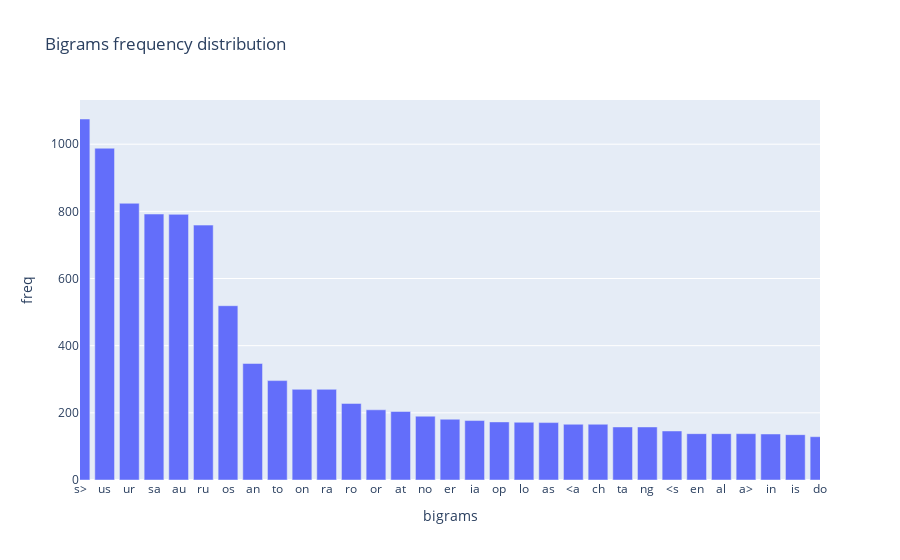

The cell this chart's notebook holds for it:
### Code cell
# plot the distribution of bigram counts
fig = px.bar(x=list([el[0]+el[1] for el in bigram_counts.keys()]), y=list(bigram_counts.values()), labels={'x':'bigrams', 'y':'freq'}, title='Bigrams frequency distribution')
# sort x-axis by frequency
fig.update_xaxes(categoryorder='total descending')
# limit x-axis to top 30 most frequent bigrams
fig.update_xaxes(range=[0, 30])
fig.show()

### Figure 1 — Plotly figure (JSON) as saved in the notebook; plotly's stock layout.template omitted (floating-point values rounded to 4 significant figures; data arrays with more than 128 entries replaced by an {"elided": "..."} marker saying what was removed)
{"data": [{"alignmentgroup": "True", "hovertemplate": "bigrams=%{x}<br>freq=%{y}<extra></extra>", "legendgroup": "", "marker": {"color": "#636efa", "pattern": {"shape": ""}}, "name": "", "offsetgroup": "", "orientation": "v", "showlegend": false, "textposition": "auto", "type": "bar", "x": {"elided": "462 str values"}, "xaxis": "x", "y": {"elided": "462 int values"}, "yaxis": "y"}], "layout": {"barmode": "relative", "legend": {"tracegroupgap": 0}, "title": {"text": "Bigrams frequency distribution"}, "xaxis": {"anchor": "y", "categoryorder": "total descending", "domain": [0, 1], "range": [0, 30], "title": {"text": "bigrams"}}, "yaxis": {"anchor": "x", "domain": [0, 1], "title": {"text": "freq"}}}}
